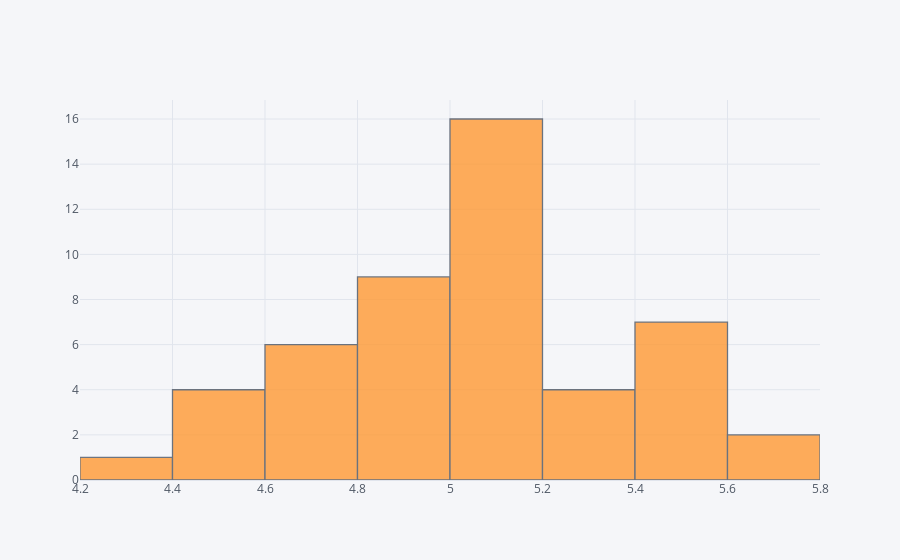

Notebook cell for this chart:
### Code cell
df.query("species=='Iris-setosa'")[['sepal_length']].iplot(kind='hist')

### Figure 1 — Plotly figure (JSON) as saved in the notebook; plotly's stock layout.template omitted (floating-point values rounded to 4 significant figures)
{"data": [{"histfunc": "count", "histnorm": "", "marker": {"color": "rgba(255, 153, 51, 1.0)", "line": {"color": "#4D5663", "width": 1.3}}, "name": "sepal_length", "opacity": 0.8, "orientation": "v", "type": "histogram", "x": [5.1, 4.9, 4.7, 4.6, 5, 5.4, 4.6, 5, 4.4, 4.9, 5.4, 4.8, 4.8, 4.3, 5.8, 5.7, 5.4, 5.1, 5.7, 5.1, 5.4, 5.1, 4.6, 5.1, 4.8, 5, 5, 5.2, 5.2, 4.7, 4.8, 5.4, 5.2, 5.5, 4.9, 5, 5.5, 4.9, 4.4, 5.1, 5, 4.5, 4.4, 5, 5.1, 4.8, 5.1, 4.6, 5.3, 5]}], "layout": {"barmode": "overlay", "legend": {"bgcolor": "#F5F6F9", "font": {"color": "#4D5663"}}, "paper_bgcolor": "#F5F6F9", "plot_bgcolor": "#F5F6F9", "title": {"font": {"color": "#4D5663"}}, "xaxis": {"gridcolor": "#E1E5ED", "showgrid": true, "tickfont": {"color": "#4D5663"}, "title": {"font": {"color": "#4D5663"}, "text": ""}, "zerolinecolor": "#E1E5ED"}, "yaxis": {"gridcolor": "#E1E5ED", "showgrid": true, "tickfont": {"color": "#4D5663"}, "title": {"font": {"color": "#4D5663"}, "text": ""}, "zerolinecolor": "#E1E5ED"}}}
